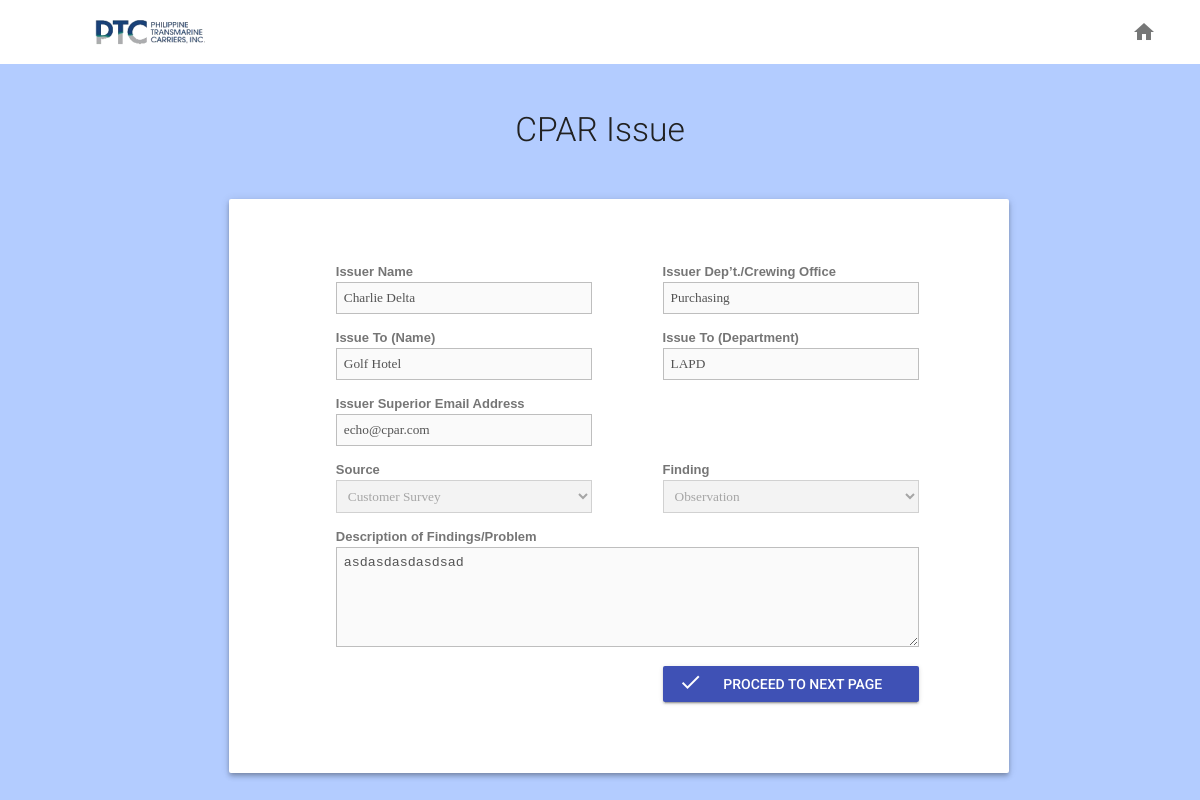
The page /superior-validate-answered-cpar.php?issue_id_to_validate=1&issue_concern_id_to_validate=14 (signed in) on the database its author committed.
### tables this page shows
CREATE TABLE `iss` (
  `ISS_ID` int(11) NOT NULL AUTO_INCREMENT,
  `ISS_SRC` varchar(50) DEFAULT NULL,
  `ISS_FNDNG` varchar(50) DEFAULT NULL,
  `ISS_FNDNG_DSC` longtext,
  `ISS_APPRVL_STS` varchar(50) DEFAULT NULL,
  `ISS_VLDT_STS` varchar(50) DEFAULT NULL,
  `ISS_RSN_FR_DNL` longtext,
  `ISS_DT` date DEFAULT NULL,
  `ISS_TM` time DEFAULT NULL,
  `ISS_USR_ISSR_ID` int(11) DEFAULT NULL,
  `ISS_USR_SPR_ID` int(11) DEFAULT NULL,
  `ISS_USR_CNCRN_ID` int(11) DEFAULT NULL,
  `ISS_CNCRN_ID` int(11) DEFAULT NULL,
  `ISS_DT_CRTD` date DEFAULT NULL,
  `ISS_DT_APPRVD` date DEFAULT NULL,
  PRIMARY KEY (`ISS_ID`),
  KEY `ISS_USR_ID` (`ISS_USR_ISSR_ID`),
  KEY `ISS_USR_SPR_ID` (`ISS_USR_SPR_ID`),
  KEY `ISS_USR_CNCRN_ID` (`ISS_USR_CNCRN_ID`),
  KEY `ISS_CNCRN_ID` (`ISS_CNCRN_ID`)
);

CREATE TABLE `usr` (
  `USR_ID` int(11) unsigned NOT NULL AUTO_INCREMENT,
  `USR_NM` varchar(25) DEFAULT NULL,
  `USR_EML` varchar(25) DEFAULT NULL,
  `USR_DPRTMNT` varchar(25) DEFAULT NULL,
  `USR_ACCNT_ID` int(11) unsigned DEFAULT NULL,
  `USR_ACCNT_TYP_ID` int(11) unsigned DEFAULT NULL,
  PRIMARY KEY (`USR_ID`),
  KEY `U_ACCNT_ID` (`USR_ACCNT_ID`),
  KEY `USR_ACCNT_TYP` (`USR_ACCNT_TYP_ID`)
);

### include/superior_get_issue_data.php (called while the page is built, shortened)
<?php
require_once('connect/connect.php');
if(isset($_GET['issue_id_to_validate'])) {
	if($sql = mysqli_query($con, 'SELECT * FROM ISS, USR WHERE ISS_ID = ' . $_GET['issue_id_to_validate'] . ' AND ISS.ISS_USR_ISSR_ID=USR.USR_ID LIMIT 1')) {
		while ($row = mysqli_fetch_array($sql, MYSQLI_ASSOC)) {
			$issr_array[] = $row;
		}
	}
	if($sql = mysqli_query($con, 'SELECT * FROM ISS, USR WHERE ISS_ID = ' . $_GET['issue_id_to_validate'] . ' AND ISS.ISS_USR_SPR_ID=USR.USR_ID LIMIT 1')) {
		while ($row = mysqli_fetch_array($sql, MYSQLI_ASSOC)) {
			$spr_array[] = $row;
		}
	}
	if($sql = mysqli_query($con, 'SELECT * FROM ISS, USR WHERE ISS_ID = ' . $_GET['issue_id_to_validate'] . ' AND ISS.ISS_USR_CNCRN_ID=USR.USR_ID LIMIT 1')) {
		while ($row = mysqli_fetch_array($sql, MYSQLI_ASSOC)) {
			$cncrn_array[] = $row;
		}
	}
}
$issr_nm = $issr_array[0]["USR_NM"];
$issr_dprtmnt = $issr_array[0]["USR_DPRTMNT"];
$cncrn_nm = $cncrn_array[0]["USR_NM"];
$cncrn_dprtmnt = $cncrn_array[0]["USR_DPRTMNT"];
$spr_eml = $spr_array[0]["USR_EML"];
$iss_src = $issr_array[0]["ISS_SRC"];
$iss_fndng = $issr_array[0]["ISS_FNDNG"];
$iss_fndng_dsc = $issr_array[0]["ISS_FNDNG_DSC"];
?>

### superior-validate-answered-cpar.php (the view, shortened to what this page needs)
<!doctype html>
<html lang="en">
  <?php require_once('header.php');
		require_once('include/check_session.php');
		require_once('include/superior_get_issue_data.php');
  ?>
  <body>
    <div class="mdl-layout mdl-js-layout mdl-layout--fixed-header">
      <?php include_once('superior/superior-manage-account-topbar.php'); ?>
         <main class="android-content mdl-layout__content">
           <div class="page-content" style="background-color: #b3ccff">
          <br>
           <div class="mdl-tabs__panel is-active" id="demo">
              <h1>CPAR Issue</h1>
       <div class="mdl-grid">
            <div class="mdl-cell mdl-cell--2-col"></div>
            <div class="mdl-cell mdl-cell--10-col">
               <div class="mdl-grid portfolio-max-width portfolio-contact">
                <div class="mdl-cell mdl-cell--10-col mdl-card mdl-shadow--4dp">
                    <div class="mdl-card__supporting-text">
                            <form action="superior-validate-cpar.php" class="" enctype="multipart/form-data" method="POST">
                                <ul class="form-style-1">
                                 <div class="mdl-grid">
                                    <div class="mdl-cell mdl-cell--1-col"></div>
                                     <div class="mdl-cell mdl-cell--5-col">
                                          <label>Issuer Name</label><input type="text" class="field-divided" placeholder="Issuer Name" disabled value="<?php echo $issr_nm;?>" style="width: 100%; font-family: Lucida Sans Unicode" />
                                     </div>
                                     <div class="mdl-cell mdl-cell--1-col"></div>
                                     <div class="mdl-cell mdl-cell--5-col">
                                          <label>Issuer Dep’t./Crewing Office</label><input type="text" class="field-divided" placeholder="Issuer Dep’t./Crewing Office" disabled value="<?php echo $issr_dprtmnt;?>" style="width: 100%; font-family: Lucida Sans Unicode" />
                                     </div>
                                    <div class="mdl-cell mdl-cell--1-col"></div>
                                     <div class="mdl-cell mdl-cell--5-col">
                                          <label>Issue To (Name)</label><input type="text" class="field-divided" placeholder="Issue To (Name)" disabled value="<?php echo $cncrn_nm;?>" style="width: 100%; font-family: Lucida Sans Unicode" />
                                     </div>
                                     <div class="mdl-cell mdl-cell--1-col"></div>
                                     <div class="mdl-cell mdl-cell--5-col">
                                          <label>Issue To (Department)</label><input type="text" class="field-divided" placeholder="Issue To (Department)" disabled value="<?php echo $cncrn_dprtmnt;?>" style="width: 100%; font-family: Lucida Sans Unicode" />
                                     </div>
                                     <div class="mdl-cell mdl-cell--1-col"></div>
                                     <div class="mdl-cell mdl-cell--5-col">
                                         <label>Issuer Superior Email Address</label><input type="text" class="field-divided" placeholder="Issuer Superior Email Address" disabled value="<?php echo $spr_eml;?>" style="width: 100%; font-family: Lucida Sans Unicode" />
                                     </div>
                                    <div class="mdl-cell mdl-cell--6-col"></div>
                                     <br>
                                    <div class="mdl-cell mdl-cell--1-col"></div>
                                     <div class="mdl-cell mdl-cell--5-col">
                                         <label>Source</label>
                                            <select name="issue_source" class="field-select" style="width: 100%; font-family: Lucida Sans Unicode" disabled>
                                                <option value="<?php echo $iss_src;?>"><?php echo $iss_src;?></option>
                                            </select>
                                     </div>
                                     <br>
                                     <div class="mdl-cell mdl-cell--1-col"></div>
                                     <div class="mdl-cell mdl-cell--5-col">
                                         <label>Finding</label>
                                            <select name="issue_finding" class="field-select" style="width: 100%; font-family: Lucida Sans Unicode" disabled>
                                                <option value="<?php echo $iss_fndng; ?>"><?php echo $iss_fndng; ?></option>
                                            </select>
                                     </div>
                                     <br>
                                     <div class="mdl-cell mdl-cell--1-col"></div>
                                     <div class="mdl-cell mdl-cell--11-col">
                                         <label>Description of Findings/Problem</label>
                                        <textarea name="issue_finding_desc" id="field5" class="field-long field-textarea" disabled><?php echo $iss_fndng_dsc; ?></textarea>
                                    </div>
									 <div class="mdl-cell mdl-cell--7-col"></div>
                                     <div class="mdl-cell mdl-cell--5-col">
                                        <p>
                                                <button class="mdl-button mdl-js-button mdl-button--raised mdl-js-ripple-effect mdl-button--colored" style="width: 100%" name="proceed" type="submit">
                                                    <i class="material-icons" style="float: left; margin-top: 4px">done</i>
                                            PROCEED TO NEXT PAGE
                                                </button>
                                        </p>
                                    </div>
                                     <br>
                                     <br>
                                     <br>
                                </div>
                                    </div>
                    </div>
                </div>
                </div>
            </div>
           </div>
            </div>
          </div>
       <?php include_once('superior/superior-footer.php'); ?>
  </body>
</html>

### assets/css/header.css (style rules this page uses)
body { margin: 0; }

### assets/css/table.css (style rules this page uses)
*, *:after, *:before { -webkit-box-sizing: border-box; -moz-box-sizing: border-box; box-sizing: border-box; }
#demo { margin: 20px auto; }
#demo h1 { font-size: 2.4rem; line-height: 3.2rem; letter-spacing: 0; font-weight: 300; color: #212121; text-transform: inherit; margin-bottom: 1rem; text-align: center; }

### assets/css/textbox.css (style rules this page uses)
.form-style-1 { padding: 20px 12px 10px 20px; font: 13px "Lucida Sans Unicode", "Lucida Grande", sans-serif; }
.form-style-1 label { margin:0 0 3px 0; padding:0px; display:block; font-weight: bold; }
.form-style-1 input[type=text], .form-style-1 input[type=date], .form-style-1 input[type=datetime], .form-style-1 input[type=number], .form-style-1 input[type=search], .form-style-1 input[type=time], .form-style-1 input[type=url], .form-style-1 input[type=email], textarea, select { box-sizing: border-box; -webkit-box-sizing: border-box; -moz-box-sizing: border-box; border:1px solid #BEBEBE; padding: 7px; margin:0px; -webkit-transition: all 0.30s ease-in-out; -moz-transition: all 0.30s ease-in-out; -ms-transition: all 0.30s ease-in-out; -o-transition: all 0.30s ease-in-out; outline: none; }
.form-style-1 .field-divided { width: 49%; }
.form-style-1 .field-long { width: 100%; }
.form-style-1 .field-select { width: 100%; }
.form-style-1 .field-textarea { height: 100px; }

### rows shown on the page
iss: USR_NM "Charlie Delta", USR_DPRTMNT "Purchasing", USR_NM "Golf Hotel", USR_DPRTMNT "LAPD", USR_EML "echo@cpar.com", issue_source "Customer Survey", issue_finding "Observation", issue_finding_desc "asdasdasdasdsad"
